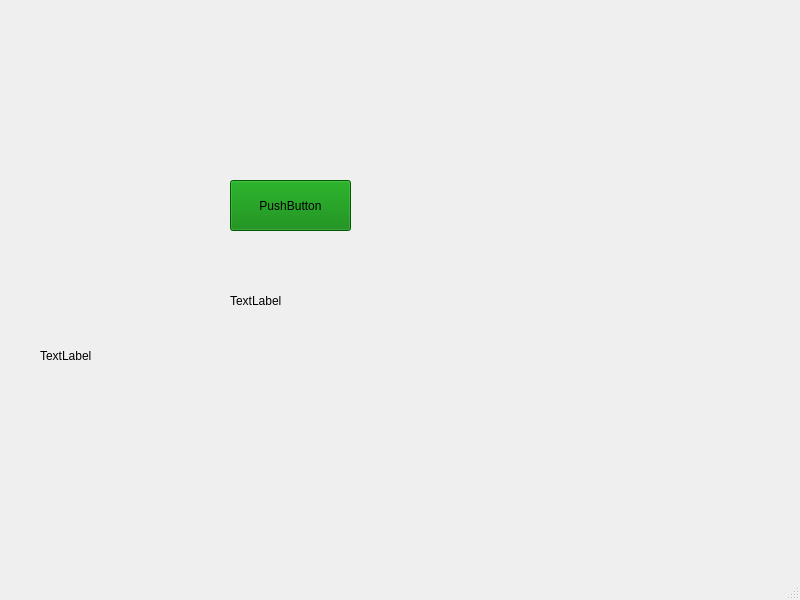
<?xml version="1.0" encoding="UTF-8"?>
<ui version="4.0">
 <class>MainWindow</class>
 <widget class="QMainWindow" name="MainWindow">
  <property name="geometry">
   <rect>
    <x>0</x>
    <y>0</y>
    <width>800</width>
    <height>600</height>
   </rect>
  </property>
  <property name="windowTitle">
   <string>Balance</string>
  </property>
  <property name="styleSheet">
   <string notr="true"/>
  </property>
  <widget class="QWidget" name="centralwidget">
   <widget class="QPushButton" name="boton">
    <property name="geometry">
     <rect>
      <x>230</x>
      <y>180</y>
      <width>121</width>
      <height>51</height>
     </rect>
    </property>
    <property name="styleSheet">
     <string notr="true">background-color: green</string>
    </property>
    <property name="text">
     <string>PushButton</string>
    </property>
   </widget>
   <widget class="QLabel" name="bienvenido">
    <property name="geometry">
     <rect>
      <x>230</x>
      <y>270</y>
      <width>231</width>
      <height>61</height>
     </rect>
    </property>
    <property name="text">
     <string>TextLabel</string>
    </property>
   </widget>
   <widget class="QLabel" name="posicion">
    <property name="geometry">
     <rect>
      <x>40</x>
      <y>330</y>
      <width>201</width>
      <height>51</height>
     </rect>
    </property>
    <property name="text">
     <string>TextLabel</string>
    </property>
   </widget>
  </widget>
  <widget class="QMenuBar" name="menubar">
   <property name="geometry">
    <rect>
     <x>0</x>
     <y>0</y>
     <width>800</width>
     <height>21</height>
    </rect>
   </property>
  </widget>
  <widget class="QStatusBar" name="statusbar"/>
 </widget>
 <resources/>
 <connections/>
</ui>
